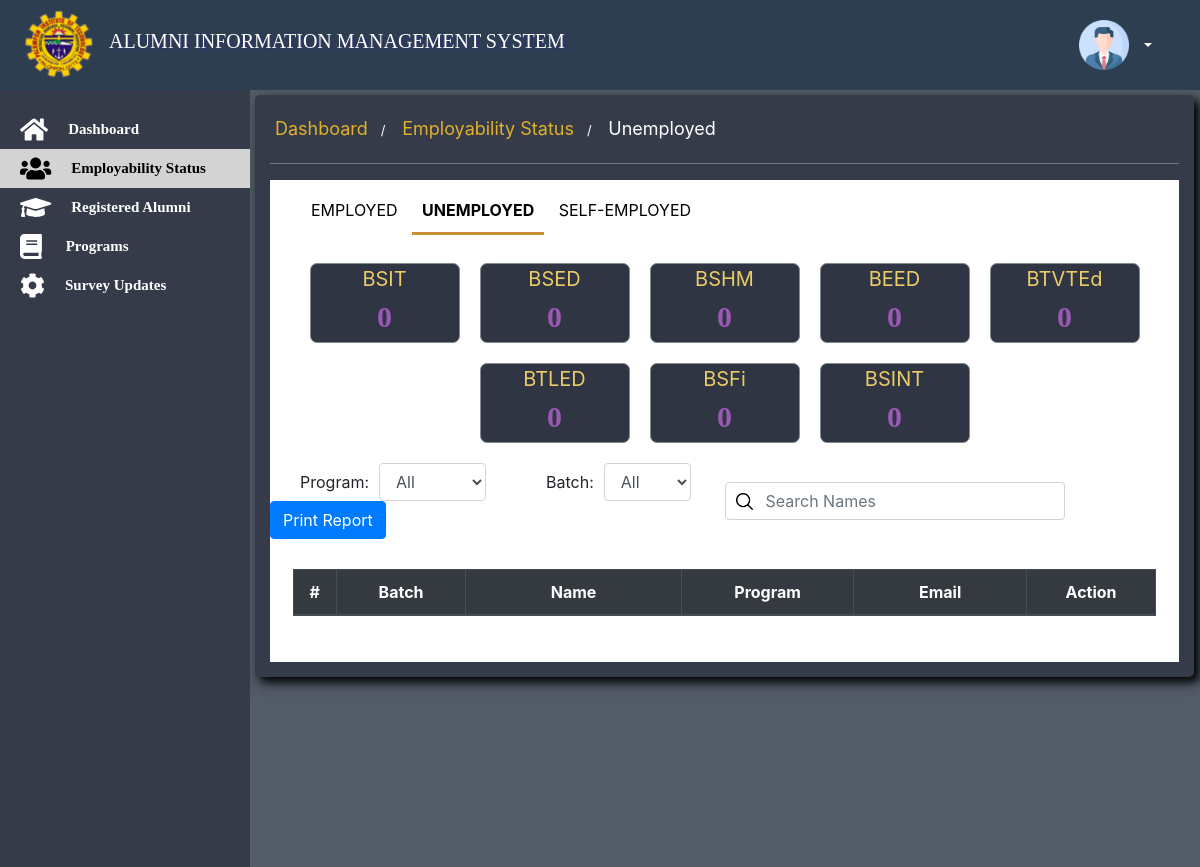
The app's page /employability.php?employability=Unemployed (signed in) with its own data.
### tables this page shows
CREATE TABLE `programs` (
  `ID` int(100) NOT NULL,
  `TITLE` varchar(1000) NOT NULL,
  `ABBREVIATION` varchar(100) NOT NULL,
  `DESCRIPTION` varchar(10000) NOT NULL,
  `DATE_ADDED` varchar(100) NOT NULL
);

### employability.php (the view, shortened to what this page needs)
<?php
      require "connection.php";
 if(isset($_SESSION['username'], $_SESSION['password'])) {
 ?>
<html>
<head>
</head>
<body>
<?php include "header.php"; ?>
<div class="containerr">
<?php include "sidebar.php";
	  include "employabilitymodal.php"; ?>
<div class="contentt">
	<?php
		if (isset($_GET['employability'])) {
			if ($_GET['employability'] == "Employed") {?>
	<div class="welcome">
<ul class="breadcrumb">
  <li><a href="dashboard.php">Dashboard</a></li>
  <li><a href="employability.php?employability=Employed">Employability Status</a></li>
  <li><a href="#" style="color:white;">Employed</a></li>
</ul>
		<hr>
    </div>
		<div class="eventtable">
	<nav class="navbar navbar-default" style="position: static;">
  <div class="container-fluid">
    <ul class="emp navbar-nav" style="display: inline-block;">
      <li class="active"><a href="employability.php?employability=Employed">EMPLOYED</a></li>
      <li><a href="employability.php?employability=Unemployed">UNEMPLOYED</a></li>
      <li><a href="employability.php?employability=Self-Employed">SELF-EMPLOYED</a></li>
    </ul>
  </div>
</nav>
<div class="d2">
	<?php
	$query = "SELECT * FROM programs";
		$result = mysqli_query($con, $query);
        if ($result) {
		while ($row=mysqli_fetch_assoc($result)) {
			$name = $row['ABBREVIATION'];
			?>
		<a href="employed.php?course=<?php echo $name;?>">
		<div class="items">
			<div class="icon">
				<span><?php echo $name; ?></span>
			</div>
			<div class="data">
				<h5>
				<?php
	            $emp = "Employed";
				$sql = "SELECT * FROM survey WHERE EMPLOYABILITY = '$emp' AND COURSE = '$name'";
				 $resul = mysqli_query($con,$sql);
				if ($totaln = mysqli_num_rows($resul)) {
					echo $totaln;
				}else{
					echo "0";
				} ?>
				</h5>
			</div>
		</div>
		</a>
	<?php
	}
	}
	?>
	</div>
	<div class="filtercon">
   <form class="filter form-inline">
   	 <div class="drop form-group">
   	<label for="program">Program:</label>
    <select name="program" class="form-control" id="myInput" onchange="myFunction()">
     <option>All</option>
	    				<?php
	    				include "connection.php";
	    				$query = "SELECT * FROM programs";
	    				$result = mysqli_query($con, $query);
						if ($result) {
							while($row =mysqli_fetch_assoc($result)){ ?>
							<option><?php echo $row['ABBREVIATION'];?></option>
						<?php
						}
						}
	    				 ?>
    </select>
</div>
 <div class="drop form-group">
    	<label for="batch">Batch:</label>
    <select name="batch" class="form-control" id="batch" onchange="myBatch()">
    <option>All</option>
	    				<?php
	    				$years = range(1974, strftime("%Y", time()));
						foreach(array_reverse($years) as $year){ ?>
							<option><?php echo $year;?></option>
						<?php
						}
	    				 ?>
    </select>
 </div>
 <div class="form-group">
 <a href="printreport.php?emp=employed" class="btn btn-primary">Print Report</a>
 </div>
 </form>
 <form class="filter form-inline">
<div class="form-group" style="width:100%;">
<input type="search" class="search form-control" id="search" onkeyup="myName()" placeholder="Search Names"style="width: 75%;"/>
</div>
 </form>
 </div>
			<div class="con">
				<table class="table text-center" id="myTable">
				<colgroup>
					<col width="5%">
					<col width="15%">
					<col width="25%">
					<col width="20%">
					<col width="20%">
					<col width="15%">
				</colgroup>
				  <thead class="thead-dark">
				    <tr>
				      <th scope="col">#</th>
				      <th scope="col">Batch</th>
				      <th scope="col">Name</th>
				      <th scope="col">Program</th>
				      <th scope="col">Job Title</th>
				      <th scope="col">Action</th>
				    </tr>
				  </thead>
				  <tbody>
<?php
$status = "Employed";
$query = "SELECT * FROM survey WHERE EMPLOYABILITY = '$status'";
$result = mysqli_query($con, $query);
$i = 1;
if ($result) {
	while($row =mysqli_fetch_assoc($result)){
		$bday = date("F d, Y", strtotime($row['BIRTHDAY']));
		$_SESSION['email'] = $row['EMAIL'];
		?>
	  	    <tr>
		      <td><b><?php echo $i++; ?></b></td>
		      <td class="id" style="display: none;"><?php echo $row['ID']; ?></td>
		      <td class="batch"><?php echo $row['BATCH']; ?></td>
		      <td class="name"><?php echo $row['LASTNAME'].", ".$row['FIRSTNAME']." ".$row['MIDDLENAME']; ?></td>
		      <td class="course"><?php echo $row['COURSE']; ?></td>
		      <td class="major" style="display: none;"><?php echo $row['MAJOR'];?></td>
		      <td class="status" style="display: none;"><?php echo $row['CIVIL'];?></td>
		      <td class="gender" style="display: none;"><?php echo $row['GENDER'];?></td>
		      <td class="contact" style="display: none;"><?php echo $row['CONTACT'];?></td>
			  <td class="email" style="display: none;"><?php echo $row['EMAIL']; ?></td>
		      <td class="permanent" style="display: none;"><?php echo $row['PERMANENT_ADD']; ?></td>
		      <td class="birthday" style="display: none;"><?php echo $bday;?></td>
			  <td class="exam" style="display: none;"><?php echo $row['EXAM'];?></td>
		      <td class="date_taken" style="display: none;"><?php echo date("F d, Y",strtotime($row['DATE_TAKEN']));?></td>
		      <td class="rating" style="display: none;"><?php echo $row['RATING'];?></td>
			  <td class="rtc" style="display: none;"><?php echo $row['RTC'].'</br>'.$row['ORTC']; ?></td>
			  <td class="advance" style="display: none;"><?php echo $row['ADVANCE'];?></td>
		      <td class="credit_earned" style="display: none;"><?php echo $row['CREDIT_EARNED'];?></td>
		      <td class="training_institution" style="display: none;"><?php echo $row['TRAINING_INSTITUTION'];?></td>
		      <td class="mpas" style="display: none;"><?php echo $row['MPAS'].'</br>'.$row['OMPAS'];?></td>
			  <td class="emp_type" style="display: none;"><?php echo $row['EMP_TYPE'];?></td>
		      <td class="position" style="display: none;"><?php echo $row['POSITION'];?></td>
		      <td class="job"><?php echo $row['JOB_TITLE']; ?></td>
		      <td class="company" style="display: none;"><?php echo $row['COMPANY_NAME'];?></td>
		      <td class="com_add" style="display: none;"><?php echo $row['COMPANY_ADDRESS'];?></td>
			  <td class="mlb" style="display: none;"><?php echo $row['MLB'];?></td>
			  <td class="com_con" style="display: none;"><?php echo $row['COM_CONTACT'];?></td>
			  <td class="skills_learned" style="display: none;"><?php echo $row['SKILLS_LEARNED'].'</br>'.$row['OTHER_SKILLS'];?></td>
			  <td class="suggestions" style="display: none;"><?php echo $row['SUGGESTIONS'];?></td>
			  <td class="profit" style="display: none;"><?php echo $row['PROFIT'];?></td>
		      <td class="date" style="display: none;"><?php echo $row['DATE_SUBMIT']; ?></td>
		      <td class="text-center">
		      	<button type="button" class="view btn btn-info" title="View Details" data-toggle="modal" data-target="#myModal"><i class="fas fa-eye"></i></button>
		      </td>
		    </tr>
<?php
		}
}
?>	  </tbody>
				</table>
			</div>
		</div>
              <?php
				}elseif ($_GET['employability'] == "Unemployed") {?>
<div class="welcome">
<ul class="breadcrumb">
  <li><a href="dashboard.php">Dashboard</a></li>
  <li><a href="employability.php?employability=Employed">Employability Status</a></li>
  <li><a href="#" style="color:white;">Unemployed</a></li>
</ul>
		<hr>
    </div>
			<div class="eventtable">
	<nav class="navbar navbar-default" style="position: static;">
  <div class="container-fluid">
    <ul class="emp navbar-nav" style="display: inline-block;">
      <li><a href="employability.php?employability=Employed">Employed</a></li>
      <li class="active"><a href="employability.php?employability=Unemployed">Unemployed</a></li>
      <li><a href="employability.php?employability=Self-Employed">Self-Employed</a></li>
    </ul>
  </div>
</nav>
<div class="d2">
	<?php
	$query = "SELECT * FROM programs";
		$result = mysqli_query($con, $query);
        if ($result) {
		while ($row=mysqli_fetch_assoc($result)) {
			$name = $row['ABBREVIATION'];?>
		<a href="unemployed.php?course=<?php echo $name;?>">
		<div class="items">
			<div class="icon">
				<span><?php echo $name; ?></span>
			</div>
			<div class="data">
				<h5>
				<?php
	            $emp = "Unemployed";
				$sql = "SELECT * FROM survey WHERE EMPLOYABILITY = '$emp' AND COURSE = '$name'";
				 $resul = mysqli_query($con,$sql);
				if ($totaln = mysqli_num_rows($resul)) {
					echo $totaln;
				}else{
					echo "0";
				} ?>
				</h5>
			</div>
		</div>
		</a>
	<?php
	}
	}
	?>
	</div>
	<div class="filtercon">
   <form class="filter form-inline">
   	 <div class="drop form-group">
   	<label for="program">Program:</label>
    <select name="program" class="form-control" id="myInput" onchange="myFunction()">
     <option>All</option>
    </select>
</div>
 <div class="drop form-group">
    	<label for="batch">Batch:</label>
    <select name="batch" class="form-control" id="batch" onchange="myBatch()">
    <option>All</option>
    </select>
 </div>
 <div class="form-group">
 <a href="printreport.php?emp=unemployed" class="btn btn-primary">Print Report</a>
 </div>
 </form>
 <form class="filter form-inline">
<div class="form-group" style="width:100%;">
<input type="search" class="search form-control" id="search" onkeyup="myName()" placeholder="Search Names"style="width: 75%;"/>
</div>
 </form>
 </div>
			<div class="con">
				<table class="table text-center" id="myTable">
				<colgroup>
					<col width="5%">
					<col width="15%">
					<col width="25%">
					<col width="20%">
					<col width="20%">
					<col width="15%">
				</colgroup>
				  <thead class="thead-dark">
				    <tr>
				      <th scope="col">#</th>
				      <th scope="col">Batch</th>
				      <th scope="col">Name</th>
				      <th scope="col">Program</th>
				      <th scope="col">Email</th>
				      <th scope="col">Action</th>
				    </tr>
				  </thead>
				</table>
			</div>
		</div>
              <?php
				}
		}
      ?>
</div>
</div>
</body>
</html>
<?php
}else {
    header("location:login.php");
    exit;
    }
?>

### csstyle.css (style rules this page uses)
* { margin: 0; padding: 0; }
body { background-repeat: no-repeat; background-size: cover; background-color:#535c68; position: static; }
.containerr { width: 100%; padding: 90px 0; background-color: transparent; display: flex; }
.contentt { width: 98%; border-radius: 5px; margin-top:5px; margin-left:295px; margin-right:.5%; margin-bottom: 100px; background-color:#353b48; box-shadow: 5px 5px 10px 0 rgba(0,0,0.3),0 7px 21px 0 rgba(0,0,0,0.20); padding: 20px; display: flex; align-items: center; text-align: center; justify-content: center; flex-direction: column; }
.eventtable { width: 100%; background-color: #ffffff; display: flex; flex-direction: column; }
.con { width: 95%; margin: 30px auto; }
th,td { border: .5px solid lightgray; }
tr:hover td,th { background-color: lightgray; border: .5px solid white; }
.breadcrumb { list-style-type: none; padding: 10px 16px; text-align: center; margin: 0; padding: 0; background-color:transparent; }
.breadcrumb li { display: inline-block; font-size: 13px; width: auto; }
.breadcrumb li+ li:before { padding: 8px; color: white; width: auto; content: "/\00a0"; }
.breadcrumb li a { color: #e1b12c; text-decoration: none; width: auto; font-size: 18px; display: inline-block; }
.welcome { width: 100%; text-align: left; }
hr { width: 100%; background: #7f8c8d; }
@media screen and (max-width: 1600px) { .contentt { margin-left: 255px; padding: 15px; } }

### header.php (style rules this page uses)
li { width: 100%; list-style: none; }
li a { text-decoration: none; color: black; font-size: 12px; align-items: center; display: flex; padding: 5px; }

### sidebar.php (style rules this page uses)
li { width: 100%; }

### employabilitymodal.php (style rules this page uses)
label { float: left; }

### employability.php (style rules this page uses)
.emp li { display: inline-block; width: auto; }
.emp a { font-size: 16px; width: auto; padding: 10px; text-transform: uppercase; text-decoration: none; }
.d2 { width: 100%; color: white; padding: 10px; background: transparent; display:flex; margin: auto; flex-wrap: wrap; align-items: stretch; justify-content: center; border-radius: 5px; }
.d2 a { width: 150px; height: 80px; text-decoration: none; margin: 10px; }
.items { width: 100%; height: 80px; border: .5px solid #7f8c8d; border-radius: 7px; display: flex; flex-direction: column; background:#2f3542; }
.data { width:100%; display: flex; align-items: center; justify-content: center; flex-direction: column; padding: 0; }
.data h5 { font-size: 30px; text-align: center; font-weight: bold; padding: 5px; font-family: century gothic; color: #9b59b6; }
.active { border-bottom: 3px solid #cc8e35; color: darkblue; font-weight: bold; }
.icon { width:100%; text-align: center; border: none; outline: none; }
.icon span { font-size: 20px; color:#eccc68; text-align: center; }
.filtercon { width: 100%; display: flex; flex-direction: row; }
.filter { width: 50%; }
.drop { margin-right: 30px; margin-left: 30px; }
.drop select { width: 200px; margin-left: 10px; }
.search { width:75%; float: right; background-image: url('/images/search.png'); background-position: 10px 10px; background-size: 17px; background-repeat: no-repeat; font-size: 16px; padding: 12px 20px 12px 40px; }

### records on screen
programs: ABBREVIATION "BSIT"
programs: ABBREVIATION "BSED"
programs: ABBREVIATION "BSHM"
programs: ABBREVIATION "BEED"
programs: ABBREVIATION "BTVTEd"
programs: ABBREVIATION "BTLED"
programs: ABBREVIATION "BSFi"
programs: ABBREVIATION "BSINT"
